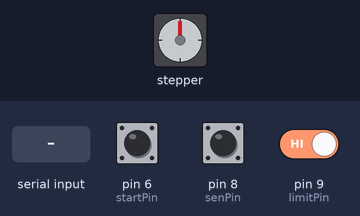
The sketch below on a simulated Arduino Mega 2560, built with avr-gcc and run on an emulated ATmega2560. On the bench: stepper motor. The inputs (shaded band) are chosen by the test bench; at power-on: pin 6 (startPin) HIGH, pin 8 (senPin) HIGH, pin 9 (limitPin) HIGH. Stepper angles assume 400 steps per turn; what the sketch prints to the serial monitor is not drawn.

Above: at 0.1 s.
At 12.7 s:
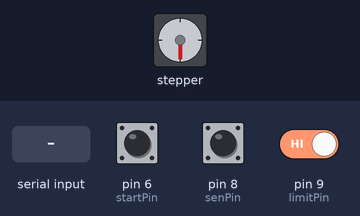
12.8 s: "1" received over the second serial link
14.3 s: pin 6 (startPin) pulled LOW for 0.15 s
16.2 s: pin 6 (startPin) pulled LOW for 1 s
20.2 s: "2" received over the second serial link
21.7 s: "6" received over the second serial link
Timing chart, 0 to 24.2 s (numbered marks = the images above; inputs shaded):
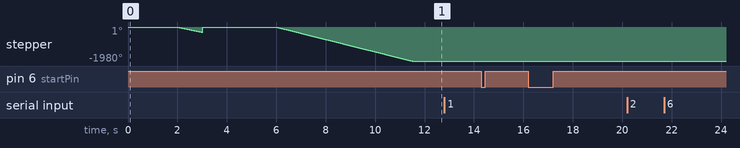

The sketch:

DEMOTEST2MotorModes.ino
```cpp
#include<MobaTools.h>

const byte stepPin = 18;
const byte dirPin = 19;
const int stepsPerRev = 400;
const long collectPos = 2200;
const long targetPos = 1850;

#define startPin 6
#define limitPin 9
const byte senPin = 8;
int buttonPressed = 0;
bool motorShouldRun = false;
bool clothDetected = false;
bool sPeed1 = false; bool sPeed2 = false; bool sPeed3 = false; bool sPeed4 = false;
bool stepperRunning;
int fwdSpeed;
int bwdSpeed;

int lim = 0;
int limit_count = 0;
bool limswitch = 0;
uint16_t accelarate;
int hOme = 0;
int pos = 0;

MoToStepper stepper1(stepsPerRev, STEPDIR);

char receivedChar;


void homing() {
  stepper1.setRampLen(400);
  stepper1.setSpeed(600);
  while ((digitalRead(limitPin) != HIGH) && (limit_count == 0)) {
    stepper1.rotate(1);
    Serial.print(limswitch);
    Serial.println("FINDING END");
  }

  if (digitalRead(limitPin) == HIGH && limit_count == 0) {
    stepper1.stop();
    Serial.println("END POSITION");
    limit_count += 1;
    limswitch = HIGH;
    hOme = 1;
  }
  stepper1.setZero();
  delay(2000);
  stepper1.setSpeed(500);
  stepper1.moveTo(-400);
  limswitch = LOW;
  delay(1000);
  while ((digitalRead(limitPin) != HIGH) && (limit_count == 1)) {
    stepper1.rotate(1);
    Serial.print(limswitch);
    Serial.println("FINDING END2");
  }
  if (digitalRead(limitPin) == HIGH && limit_count == 1) {
    stepper1.stop();
    Serial.println("END POSITION2");
    limit_count += 1;
    limswitch = HIGH;
    hOme = 2;
  }
  Serial.print("limit_count: "); Serial.println(limit_count);
  Serial.print("limswitch: "); Serial.println(limswitch);
  Serial.print("hOme: "); Serial.println(hOme);
  Serial.print("POS: "); Serial.println(pos);
  stepper1.setZero();
  delay(2000);
}

void set_pos() {
  while (hOme == 2 && limit_count > 1 && limswitch == HIGH && pos == 0) {
    delay(1000);
    stepper1.setRampLen(200);
    stepper1.setSpeed(600);
    stepper1.moveTo(-collectPos);
    while (stepper1.moving()) {
      Serial.println("MOving to POS1");
    }

    pos = 1;
    Serial.println("StartPosition Set, Ready to USE");
    buttonPressed = 0;
    stepperRunning = false;

  }
  Serial.print("POS:"); Serial.println(pos);
}

void setup() {
  Serial.begin(115200);
  Serial2.begin(9600);
  stepper1.attach(stepPin, dirPin);

  pinMode(startPin, INPUT_PULLUP);
  pinMode(limitPin, INPUT_PULLUP);
  pinMode(senPin, INPUT_PULLUP);

  homing();
  set_pos();
}

void loop() {

  receiveDataFromHMI();
  lim = digitalRead(limitPin);
  if (lim == 1) {
    stepper1.stop();
  }

  if (digitalRead(startPin) == LOW) {
    delay(50);//debouncedelay
    if (digitalRead(startPin) == LOW) {
      buttonPressed = 1;
    }
  }

  if ((hOme == 2) && (limit_count >= 1) && (pos == 1) && (sPeed1) && (buttonPressed == 1)) {
    int sen = digitalRead(senPin);
    if (sen == 0 && lim != 1) {
      clothDetected = false;
      motorA();
      if (lim == 1) {
        stepper1.stop();
      }
    }
    Serial.print("CLOTHDETCTED"); Serial.println(clothDetected);
  }
  if ((hOme == 2) && (limit_count >= 1) && (pos == 1) && (sPeed2 || sPeed3 || sPeed4) && (buttonPressed == 1)) {
    int sen = digitalRead(senPin);
    if (sen == 0 && lim != 1) {
      clothDetected = true;
      motorB();
      if (lim == 1) {
        stepper1.stop();
      }
    }
    Serial.print("CLOTHDETECTED:");Serial.println(clothDetected);
  }
}

void receiveDataFromHMI() {
  while (Serial2.available() > 0) {
    receivedChar = Serial2.read(); // Read a character from serial port
    processDataFromHMI(receivedChar); // Process the received character
  }
}

bool isValidButtonPress(char data) {
  // Check if 'data' corresponds to a valid button press
  return (data >= '1' && data <= '9'); // Adjust based on your valid button press criteria
}

void processDataFromHMI(char data) {
  if (isValidButtonPress(data)) {
    // Process the valid button press
    processButtonPress(data);
  }
}

void processButtonPress(char button) {
  switch (button) {
    case '1':
      Serial.println("Button 1 pressed");
      fwdSpeed = 455;
      bwdSpeed = 1800;
      accelarate = 100;
      sPeed1 = true;
      break;
    case '2':
      Serial.println("Button 2 pressed");
      fwdSpeed = 490;
      bwdSpeed = 1500;
      accelarate = 150;
      sPeed2 = true;
      break;
    case '3':
      Serial.println("Button 3 pressed");
      fwdSpeed =400;
      bwdSpeed = 1500;
      accelarate = 100;
      sPeed3 = true;
      break;
    case '4':
      Serial.println("Button 4 pressed");
      fwdSpeed = 330;
      bwdSpeed = 1400;
      accelarate = 50;
      sPeed4 = true;
      break;
    case '6':
      Serial.println("Speed RESET");
      fwdSpeed = 0;
      bwdSpeed = 0;
      sPeed1 = false; sPeed2 = false; sPeed3 = false; sPeed4 = false;
      buttonPressed = 0;
      break;
    default:
      Serial.println("Invalid button press");
      break;
  }
}

void motorA() {
  if (!stepperRunning && !clothDetected) {
    clothDetected = true;

    stepper1.setRampLen(100);
    stepper1.setSpeed(fwdSpeed);
    Serial.print("ForwardSpeed:"); Serial.println(fwdSpeed);
    stepper1.move(targetPos); Serial.println("MovingForward");
    stepperRunning = true;

    while (stepper1.moving()) {
      delay(10);
    }


    //MoveBAck
    stepper1.setRampLen(50);
    stepper1.setSpeed(bwdSpeed);
    Serial.print("BACKSpeed:"); Serial.println(bwdSpeed);
    stepper1.move(-targetPos);
    Serial.println("MOVINGBACK");
    while (stepper1.moving()) {
      delay(10);
    }
    stepperRunning = false;
  }
}
void motorB() {
  if (clothDetected) {
    stepper1.setRampLen(accelarate);
    stepper1.setSpeed(fwdSpeed);
    while ((digitalRead(senPin) == 0) && (digitalRead(limitPin) != HIGH)) {
      stepper1.rotate(1);
      if (digitalRead(limitPin) == HIGH) {
        stepper1.stop();
      }
      delay(1);  // Small delay to prevent motor stuttering
    }
    stepper1.rotate(1);
    stepper1.rotate(0);
    stepper1.setSpeed(bwdSpeed);
    stepper1.moveTo(-collectPos);
    Serial.println("Moving backward to collecting position");

    while (stepper1.moving()) {
      // No delay here to ensure continuous movement
    }

    motorShouldRun = false;  // Reset the flag when the complete oscillation is done
    clothDetected = false;  // Reset cloth detection flag
  }
}
```
